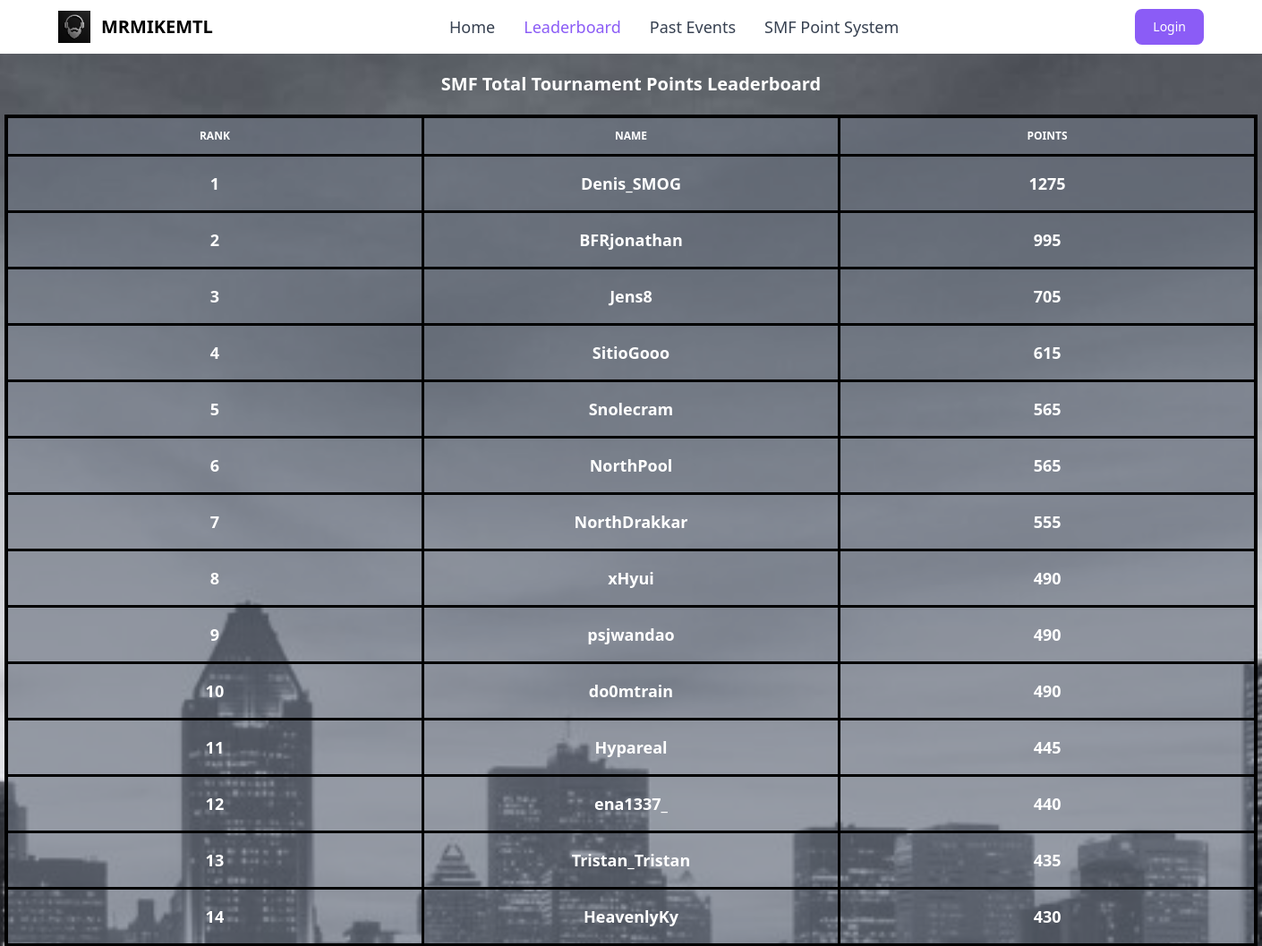
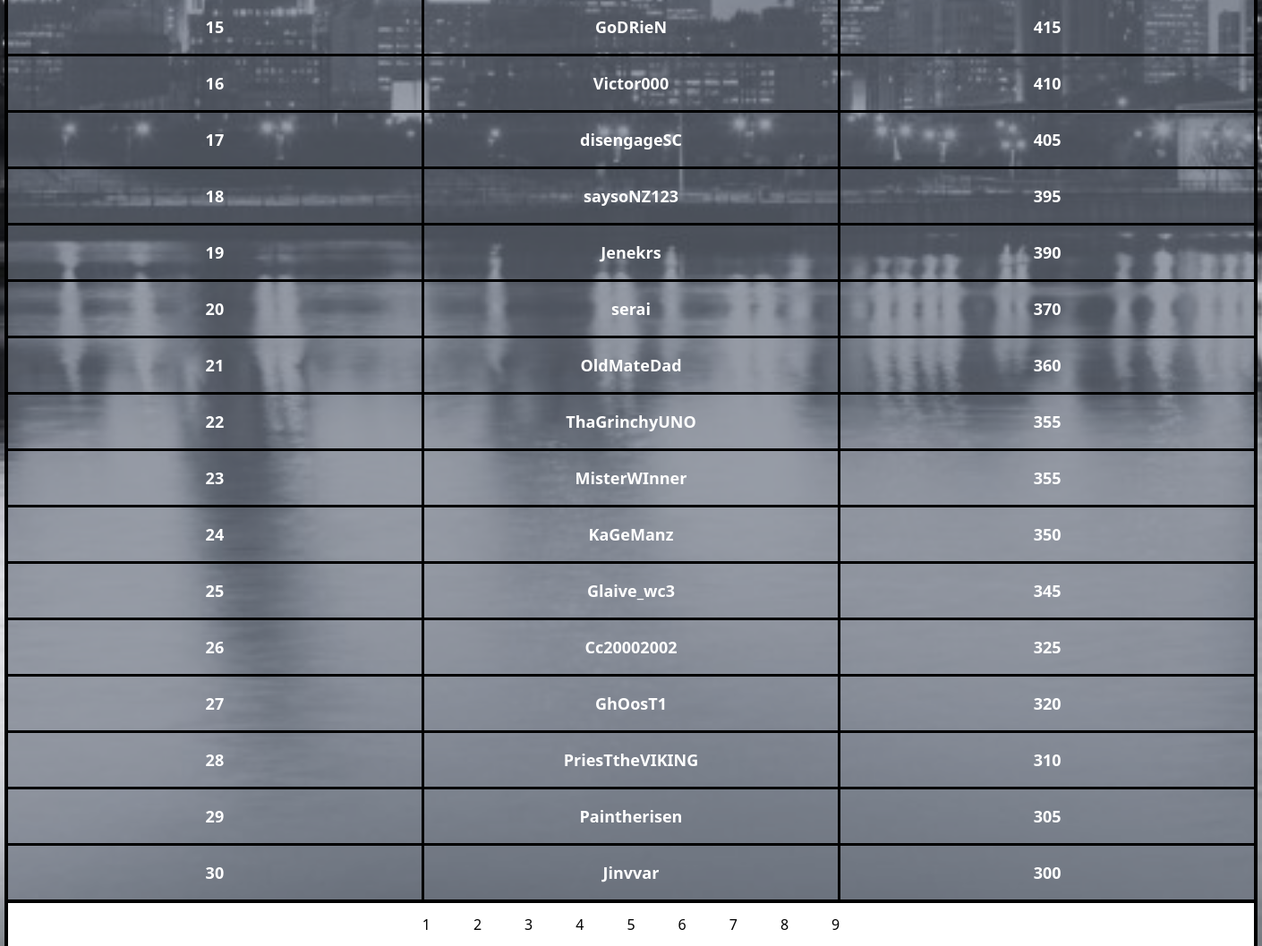
The app's page /leaderboard with its own data (2 pictures, top to bottom).
### tables this page shows
CREATE TABLE participants (id INTEGER PRIMARY KEY, name varchar(255), total_points INTEGER);

### web/app.py (the view)
@app.route("/leaderboard")
def leaderboard():
	raw_data = dbsession.exec_driver_sql("SELECT name, total_points from participants ORDER BY total_points desc;").all()
	data = []
	page_size = 30
	total = len(raw_data)
	total_pages = round(total / page_size)
	page = request.args.get("page")
	if page is not None:
		page = int(page)
	if page is None:
		starting_spot = 1
	elif page == 1:
		starting_spot = 1
	else:
		starting_spot = (page - 1) * page_size + 1
	i = 1
	for record in raw_data:
		if i >= starting_spot and len(data) < page_size:
			data_obj = {
				"rank": i,
				"name": record.name,
				"total_points": record.total_points
			}
			data.append(data_obj)
		i = i + 1
	pages = []
	page_num = 1
	while len(pages) < total_pages:
		pages.append(page_num)
		page_num = page_num + 1
	return render_template("leaderboard.html", data=data, pages=pages)

### web/templates/leaderboard.html (shortened to what this page needs)
<!DOCTYPE html>
<html lang="en">
<head>
    <link rel="stylesheet" href="{{url_for('static',filename='dist/output.css')}}">
</head>
<body>
     <nav class="px-2 sm:px-4 py-2.50">
        <div class="container flex flex-wrap items-center justify-between mx-auto">
            <a href="/" class="flex items-center">
                <img src="../static/dist/beard_logo.jpg" class="h-6 mr-3 sm:h-9">
                <span class="self-center text-xl font-semibold whitespace-nowrap">MRMIKEMTL</span>
            </a>
            <div class="flex md:order-2">
                <button type="button"
                    class="text-white bg-purple-500 focus:ring-4 focus:outline-none focus:ring-blue-300 font-medium rounded-lg text-sm px-5 py-2.5 text-center mr-3 md:mr-0"><a href="/login">Login</a></button>
            </div>
            <div class="items-center justify-between hidden w-full md:flex md:w-auto md:order-1" id="navbar-cta">
                <ul
                    class="flex flex-col p-4 mt-4 border rounded-lg md:flex-row md:space-x-8 md:mt-0 md:text-sm md:font-medium md:border-0 md:bg-white">
                    <li>
                        <a href="/"
                            class="block py-2 pl-3 pr-4 text-lg text-gray-700 rounded-sm hover:bg-gray-100 md:hover:bg-transparent md:hover:text-purple-500 md:p-0">Home</a>
                    </li>
                    <li>
                        <a href="/leaderboard"
                            class="block py-2 pl-3 pr-4 text-lg text-white bg-blue-700 rounded-sm md:bg-transparent md:text-purple-500 md:p-0"
                            aria-current="page">Leaderboard</a>
                    </li>
                    <li>
                        <a href="/events"
                            class="block py-2 pl-3 pr-4 text-lg text-gray-700 rounded-sm hover:bg-gray-100 md:hover:bg-transparent md:hover:text-purple-500 md:p-0">Past Events</a>
                    </li>
                    <li>
                        <a href="/point_system"
                            class="block py-2 pl-3 pr-4 text-lg text-gray-700 rounded-sm hover:bg-gray-100 md:hover:bg-transparent md:hover:text-purple-500 md:p-0">SMF Point System</a>
                    </li>
                </ul>
            </div>
        </div>
    </nav>
<div class="bg-[url(cityscape.jpg)] bg-cover bg-center min-h-screen w-full place-items-center">
    <table class="table-fixed mx-auto w-350 text-white p-200 box-border size-32 border-4 justify-items-center border-black self-center">
            <caption class="p-5 text-xl font-semibold text-center text-white justify-center">
            SMF Total Tournament Points Leaderboard
        </caption>
        <thead class="w-full text-xs text-white uppercase">
            <tr>
                <th scope="col" class="px-6 py-3 p-20 text-white bg-gray-500/65 box-border border-3 border-black">
                    Rank
                </th>
                <th scope="col"class="px-6 py-3 p-20 text-white bg-gray-500/65 box-border border-3 border-black">
                    Name
                </th>
                <th scope="col" class="px-6 py-3 p-20 text-white bg-gray-500/65 box-border border-3 border-black">
                    Points
                </th>
            </tr>
        </thead>
        {% for row in data %}
        <tbody>
            <tr class="p-4 text-lg font-semibold w-full text-center">
                <th scope="row" class="text-white bg-gray-500/65 box-border border-3 border-black" >
                    {{ row.rank }}
                </th>
                <td scope="row" class="px-6 py-4 p-20 text-white bg-gray-500/65 box-border border-3 border-black">
                    {{ row.name }}
                </td>
                <td scope="row" class="px-6 py-4 p-20 text-white bg-gray-500/65 box-border border-3 border-black">
                    {{ row.total_points}}
                </td>
            </tr>
        </tbody>
        {% endfor %}
</table>
<div class="flex mx-auto justify-center items-center space-x-2 bg-white w-350 border-r-4 border-black border-l-4">
    {% for page in pages %}
        <a href="/leaderboard?page={{ page }}" class="inline-flex items-center justify-center px-5 py-3 text-base font-medium text-center text-black rounded-lg hover:bg-gray-500 focus:ring-4 focus:bg-gray-500">
        {{ page }}
        </a>
    {% endfor %}
</div>
</div>
</body>
</html>

### records on screen
participants: rank "1", name "Denis_SMOG", total_points "1275"
participants: rank "2", name "BFRjonathan", total_points "995"
participants: rank "3", name "Jens8", total_points "705"
participants: rank "4", name "SitioGooo", total_points "615"
participants: rank "5", name "Snolecram", total_points "565"
participants: rank "6", name "NorthPool", total_points "565"
participants: rank "7", name "NorthDrakkar", total_points "555"
participants: rank "8", name "xHyui", total_points "490"
participants: rank "9", name "psjwandao", total_points "490"
participants: rank "10", name "do0mtrain", total_points "490"
participants: rank "11", name "Hypareal", total_points "445"
participants: rank "12", name "ena1337_", total_points "440"
participants: rank "13", name "Tristan_Tristan", total_points "435"
participants: rank "14", name "HeavenlyKy", total_points "430"
participants: rank "15", name "GoDRieN", total_points "415"
participants: rank "16", name "Victor000", total_points "410"
participants: rank "17", name "disengageSC", total_points "405"
participants: rank "18", name "saysoNZ123", total_points "395"
participants: rank "19", name "Jenekrs", total_points "390"
participants: rank "20", name "serai", total_points "370"
participants: rank "21", name "OldMateDad", total_points "360"
participants: rank "22", name "ThaGrinchyUNO", total_points "355"
participants: rank "23", name "MisterWInner", total_points "355"
participants: rank "24", name "KaGeManz", total_points "350"
participants: rank "25", name "Glaive_wc3", total_points "345"
participants: rank "26", name "Cc20002002", total_points "325"
participants: rank "27", name "GhOosT1", total_points "320"
participants: rank "28", name "PriesTtheVIKING", total_points "310"
participants: rank "29", name "Paintherisen", total_points "305"
participants: rank "30", name "Jinvvar", total_points "300"

### other values on screen
{{ page }} "1" "2" "3" "4" "5" "6" "7" "8" "9"
